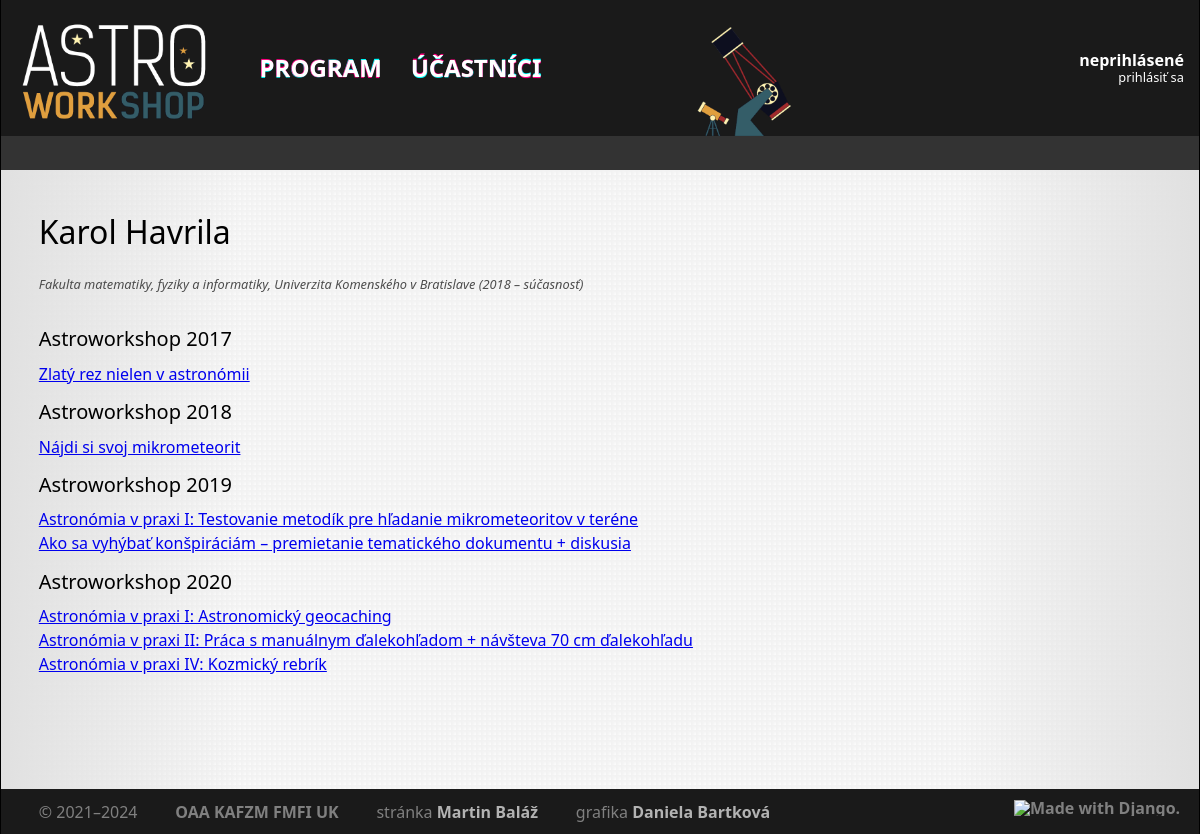
Page /people/KarolHavrila/ on the earlier database version.
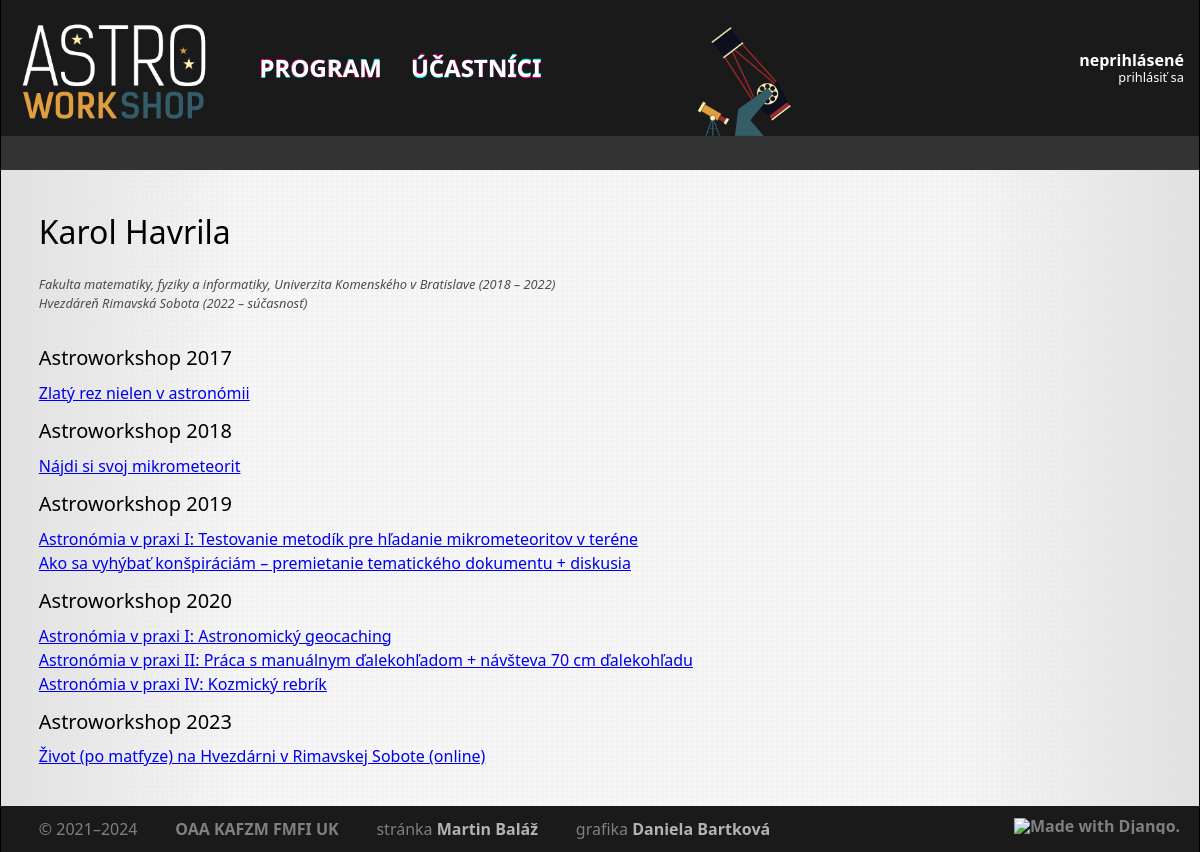
Same page on the later database version.
### core/models/affiliation.py (models this page shows, shortened)
class Affiliation(models.Model):
    class Meta:
        ordering = ['start']
        verbose_name = 'afiliácia'
        verbose_name_plural = 'afiliácie'
    objects = AffiliationQuerySet.as_manager()
    person = models.ForeignKey('Participant', on_delete=models.CASCADE, related_name='affiliation', verbose_name='osoba')
    institute = models.ForeignKey('Institute', on_delete=models.CASCADE, related_name='affiliation', verbose_name='inštitúcia')
    start = models.DateField(null=True, blank=True, verbose_name='začiatok')
    end = models.DateField(null=True, blank=True, verbose_name='koniec')

### core/models/institute.py (models this page shows, shortened)
class Institute(models.Model):
    class Meta:
        ordering = ['full_name']
        verbose_name = 'inštitúcia'
        verbose_name_plural = 'inštitúcie'
    short_name = models.CharField(max_length=32, verbose_name='kód')
    full_name = models.CharField(max_length=256, verbose_name='plné meno')

### core/models/event.py (models this page shows)
class Event(models.Model):
    class Meta:
        ordering = ('start', 'name')
        verbose_name = 'workshop'
        verbose_name_plural = 'workshopy'
    objects = EventManager.from_queryset(EventQuerySet)()
    code = models.CharField(max_length=32, unique=True, verbose_name='kód')
    name = models.CharField(max_length=32, unique=True, verbose_name='názov')
    start = models.DateTimeField(verbose_name='začiatok')
    end = models.DateTimeField(verbose_name='koniec')
    visible = models.BooleanField(verbose_name='viditeľnosť')
    pdf_programme = models.FileField(null=True, blank=True, upload_to=event_filename, verbose_name='program (PDF)')
    def __str__(self):
        return self.name

### core/models/slot.py (models this page shows, shortened)
class Slot(models.Model):
    class Meta:
        ordering = ['start', 'duration']
        verbose_name = 'slot'
        verbose_name_plural = 'sloty'
    objects = SlotQuerySet.as_manager()
    CATEGORY_TALK = 'T'
    CATEGORY_WORKSHOP = 'W'
    CATEGORY_MEAL = 'M'
    CATEGORY_OTHER = 'O'
    CATEGORIES = [
        (CATEGORY_TALK, 'Prednáška'),
        (CATEGORY_WORKSHOP, 'Workshop'),
        (CATEGORY_MEAL, 'Jedlo'),
        (CATEGORY_OTHER, 'Ostatné'),
    ]
    title = models.CharField(blank=True, max_length=256, verbose_name='názov')
    abstract = models.TextField(blank=True, max_length=4096, verbose_name='abstrakt')
    start = models.DateTimeField(null=True, blank=True, verbose_name='začiatok')
    duration = models.PositiveIntegerField(null=False, verbose_name='dĺžka (min)')
    note = models.CharField(blank=True, max_length=256, verbose_name='poznámka')
    person = models.ManyToManyField('Participant', related_name='slots', blank=True, verbose_name='účastník')
    event = models.ForeignKey('Event', null=True, blank=True, related_name='slots', on_delete=models.CASCADE,
                              verbose_name='workshop')
    category = models.CharField(max_length=1, choices=CATEGORIES, default=CATEGORY_TALK, verbose_name='kategória')
    online = models.BooleanField(null=False, blank=False, default=False, verbose_name='online')
    presentation = models.FileField(
        null=True,
        blank=True,
        upload_to=presentation_filename,
        verbose_name='prezentácia (PDF)'
    )
    video = models.URLField(max_length=100, null=True, blank=True, verbose_name='URL videa')

### core/views/participant.py (the view)
# urls.py: path('people/<slug:username>/', participant.ParticipantView.as_view(), name='participant'),
class ParticipantView(django.views.generic.DetailView):
    model = Participant
    context_object_name = 'participant'
    template_name = 'core/participant.html'
    slug_field = 'username'
    slug_url_kwarg = 'username'
    def get_queryset(self):
        return self.model.objects.with_talks().with_all_affiliations()

### core/models/participant.py (called while the page is built)
    def with_talks(self):
        return self.prefetch_related(
            Prefetch(
                'slots',
                queryset=Slot.objects.filter(
                    Q(category=Slot.CATEGORY_TALK) | Q(category=Slot.CATEGORY_WORKSHOP)
                ).order_by('event__start'),
                to_attr='talks',
            ),
        )

    def with_all_affiliations(self):
        return self.prefetch_related(
            Prefetch(
                'affiliation',
                queryset=Affiliation.objects.order_by('start'),
                to_attr='all_affiliations',
            )
        )

    def get_queryset(self):
        return super().get_queryset().annotate(full_name=Concat('last_name', Value(', '), 'first_name'))

    def get_natural_name(self):
        return f"{self.first_name} {self.last_name}"

### core/templates/core/participant.html (shortened to what this page needs)
{% extends 'core/base.html' %}
{% load astro %}
{% block page %}
    <h2>
        {{ participant.get_natural_name }}
    </h2>
    <div class="authors author">
        <ul class="affiliation">
            {% for aff in participant.all_affiliations %}
                <li>{{ aff.institute.full_name }} ({{ aff.start|date:"Y" }} &ndash; {{ aff.end|date:"Y"|default:"súčasnosť" }})</li>
            {% endfor %}
        </ul>
    </div>
    {% regroup participant.talks by event as talks_by_event %}
    {% for event, talks in talks_by_event %}
        <h3>
            {{ event|default_if_none:"Nezaradené" }}
        </h3>
        <ul>
        {% for talk in talks %}
            <li>
                <a href="{% url 'slot' talk.id %}">{{ talk.title }}</a>
            </li>
        {% endfor %}
        </ul>
    {% endfor %}
{% endblock %}

Differences in the rows shown:
changed Affiliation "Fakulta matematiky, fyziky a informatiky, Univerzita Komenského v Bratislave": end "súčasnosť" → "2022"
added Affiliation: institute.full_name "Hvezdáreň Rimavská Sobota", start "2022", end "súčasnosť"
now on this page (row edited): Event: name "Astroworkshop 2023"
added Slot: title "Život (po matfyze) na Hvezdárni v Rimavskej Sobote (online)", shown under "Astroworkshop 2023"
